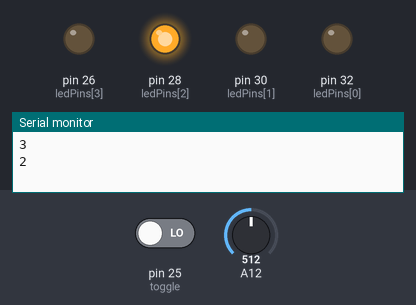
This sketch was run on a simulated Arduino Mega 2560, built with avr-gcc and run on an emulated ATmega2560. Shown: output pins drawn as LEDs (lit = HIGH), the last lines printed to the serial monitor. The inputs (shaded band) are chosen by the test bench; at power-on: pin 25 (toggle) LOW, A12 = 512.

Above: at 1.2 s.
1.3 s: pin 25 (toggle) driven HIGH
At 1.3 s:
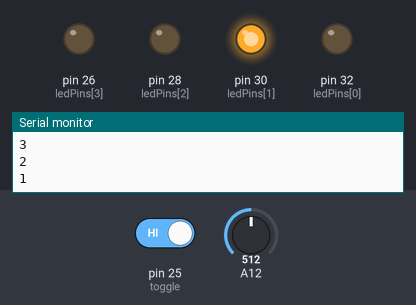
4.3 s: A12 set to 454
At 7.1 s:
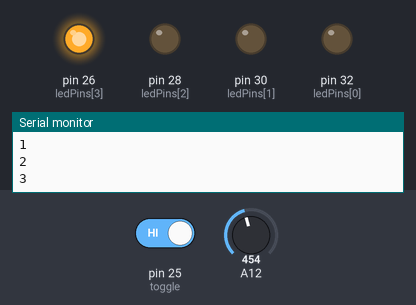
7.3 s: A12 set to 434
8.8 s: A12 set to 500
10.5 s: A12 set to 523
12.3 s: A12 set to 716
At 15.28 s:
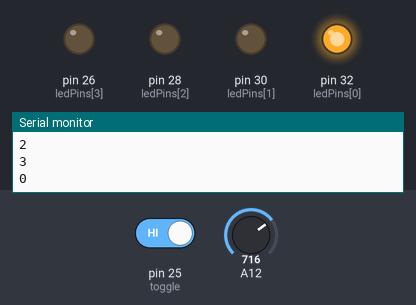
Timing chart, 0 to 15.4 s (numbered marks = the images above; inputs shaded):
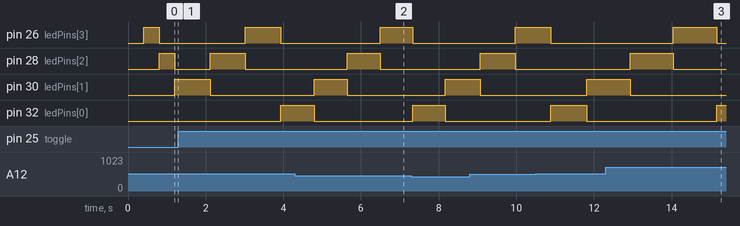

The sketch:

Lecture_5.ino
```cpp
int ledPins[4] = {32, 30, 28, 26};
int totalLeds = 4;
int tempo = 400;
int totalSteps = 4;
unsigned long lastStepTime = 0;
int currentStep = 0;
int pot5 = 0;
int toggle = 25;


void setup() {
  Serial.begin(9600);
  for (int i = 0; i < totalLeds; i++) {
    pinMode(ledPins[i], OUTPUT);
    pinMode(toggle, INPUT);
  }
}


void loop() {
  if (digitalRead(toggle) == HIGH) {
  sequenceForwards();
  } else {
  sequenceBackwards();
  }
}


void sequenceForwards() {
  pot5 = analogRead(A12);

  if (millis() >= lastStepTime + tempo + pot5) {
    lastStepTime = millis();
    digitalWrite(ledPins[currentStep], LOW);
    currentStep++;
    if (currentStep == totalSteps) {
      currentStep = 0;
    }
    digitalWrite(ledPins[currentStep], HIGH);
    Serial.println(currentStep);
  }
}

void sequenceBackwards() {
  if (millis() >= lastStepTime + tempo + pot5) {
    lastStepTime = millis();
    digitalWrite(ledPins[currentStep], LOW);
    currentStep--;
    if (currentStep < 0) {
      currentStep = totalSteps - 1;
    }
    digitalWrite(ledPins[currentStep], HIGH);
    Serial.println(currentStep);
  }
}
```

Measured:
- after the input at 12.3 s, pin 32 (ledPins[0]): LOW → HIGH after 2.9 s instead of 2.3 s
